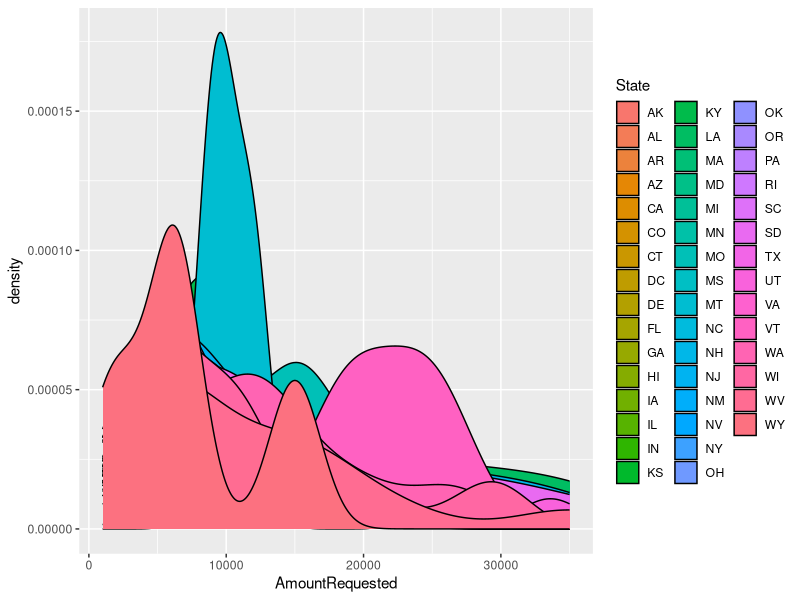
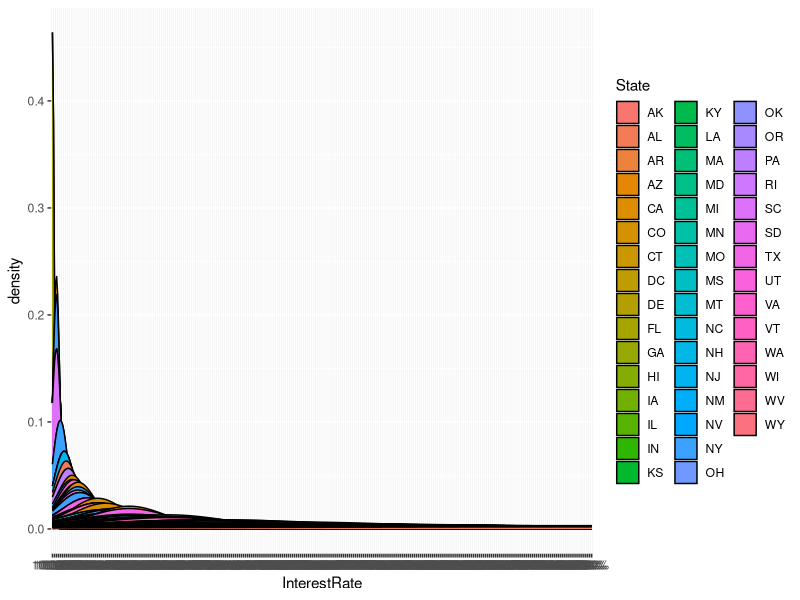

These figures' R source, in order:
library('ggplot2')
# keep data if part of category
insertIfCat <- function(data, cat){
	ret <- array()
	j<-1
	for (i in data$Loan.Purpose){
		if (i == cat && !is.null(data$Amount.Requested[j])){
			ret <- c(ret, data$Amount.Requested[j])
		}
		j<- j +1
	}

	return(ret)

}

raw <- read.table(
		"./data/loansData.csv",
		sep=",",
	)
#cred <- insertIfCat(raw, 'credit_card')
print("Amount.Requested")
summary(raw)
ggplot(raw, aes( x=AmountRequested, fill = State)) + geom_density() 
ggplot(raw, aes( x=InterestRate, fill = State)) + geom_density() 

